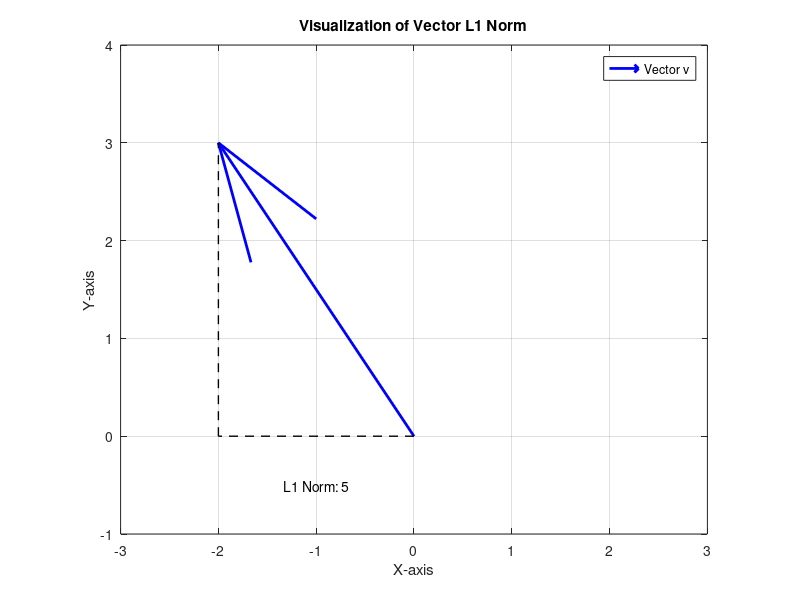

MATLAB code to generate this figure:
% Define vector
v = [-2, 3];


%%%%%%% TODO %%%%%%%
% Use function 'norm' to Calculate L1 norm of the vector v
% Refer to the norm function by executing the following command 'help norm' in the MATLAB command window
l1_norm = norm(v, 1);
%%%%%%%%%%%%%%%%%%%%

% Display vector from the origin
quiver(0, 0, v(1), v(2), 'b', 'LineWidth', 2, 'AutoScale', 'off');
hold on;

% Add lines representing movement along each axis to visualize Manhattan distance
plot([0, v(1)], [0, 0], '--k', 'LineWidth', 1); % Movement along x-axis
plot([v(1), v(1)], [0, v(2)], '--k', 'LineWidth', 1); % Movement along y-axis

% Display the value of L1 norm
text(v(1)/2, -0.5, ['L1 Norm: ', num2str(l1_norm)], 'HorizontalAlignment', 'center');

% Set axes properties
axis equal;
xlim([-3, 3]);
ylim([-1, 4]);

% Show grid
grid on;

% Title for visualization of vector L1 norm
title('Visualization of Vector L1 Norm');

% Axes labels
xlabel('X-axis');
ylabel('Y-axis');

% Legend for vectors and movement along axes
legend('Vector v');
